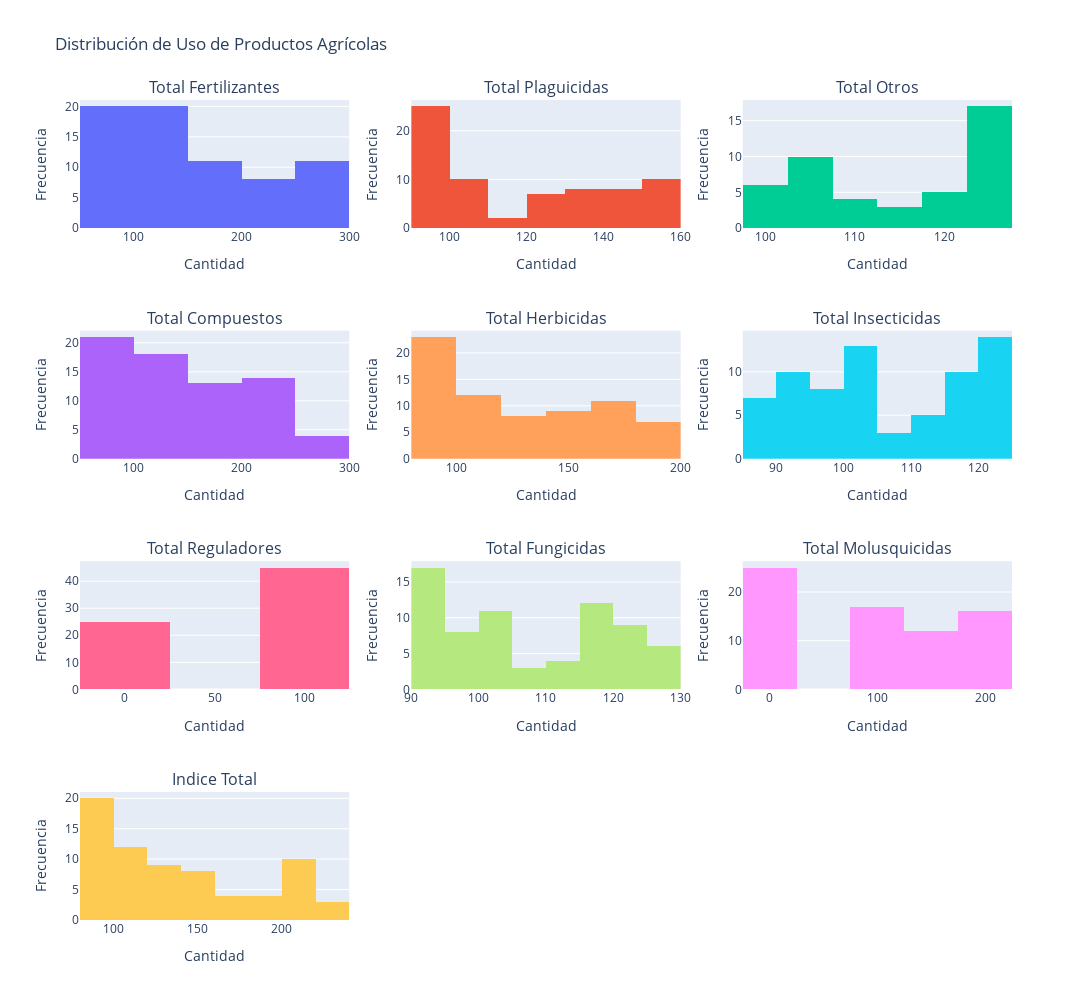

This figure's notebook cell:
### Code cell
fig = sp.make_subplots(
    rows=4, cols=3,
    subplot_titles=[
        "Total Fertilizantes", "Total Plaguicidas", "Total Otros",
        "Total Compuestos", "Total Herbicidas", "Total Insecticidas",
        "Total Reguladores", "Total Fungicidas", "Total Molusquicidas", "Indice Total"
    ]
)

variables = [
    ("total_fertilizantes", "Total Fertilizantes"),
    ("total_plaguicidas", "Total Plaguicidas"),
    ("total_otros", "Total Otros"),
    ("total_compuestos", "Total Compuestos"),
    ("total_herbicidas", "Total Herbicidas"),
    ("total_insecticidas", "Total Insecticidas"),
    ("total_reguladores", "Total Reguladores"),
    ("total_fungicidas", "Total Fungicidas"),
    ("total_molusquicidas", "Total Molusquicidas"),
    ("indice_total", "Indice Total")
]

for idx, (column, title) in enumerate(variables):
    row = idx // 3 + 1
    col = idx % 3 + 1
    fig.add_trace(go.Histogram(x=data2[column], name=title), row=row, col=col)

fig.update_layout(
    height=1000, width=1200,
    title_text="Distribución de Uso de Productos Agrícolas",
    showlegend=False
)
fig.update_xaxes(title_text="Cantidad")
fig.update_yaxes(title_text="Frecuencia")
fig.show()

### Figure 1 — Plotly figure (JSON) as saved in the notebook; plotly's stock layout.template omitted (floating-point values rounded to 4 significant figures)
{"data": [{"name": "Total Fertilizantes", "type": "histogram", "x": [90.36, 93.49, 95.59, 97.22, 97.27, 96.63, 97.08, 98.48, 99.11, 98.48, 98.25, 98.23, 97.77, 97.69, 97.34, 97.81, 102.9, 104.3, 104.1, 102.8, 101.2, 99.77, 98.51, 99, 99.49, 100, 101.9, 109.6, 115.9, 118.3, 121.7, 129.4, 141.6, 153.0, 160.2, 178.6, 200.7, 215.1, 222.1, 226.8, 257.9, 277, 277.1, 270.6, 265.3, 261.3, 259.4, 257.6, 256.8, 254.5, 252.5, 244.2, 237.5, 221.6, 209.1, 189.3, 176.3, 168.8, 163.1, 159.2, 155.7, 152.8, 150.5, 146.3, 142.3, 139.1, 139.8, 142.6, 143.6, 145.2], "xaxis": "x", "yaxis": "y"}, {"name": "Total Plaguicidas", "type": "histogram", "x": [91.24, 91.31, 91.29, 91.58, 91.85, 92.32, 92.75, 93.08, 93.19, 93.38, 93.36, 93.3, 93.5, 93.45, 93.6, 93.87, 95.96, 97.17, 97.97, 98.6, 98.31, 99.24, 99.49, 99.82, 99.92, 100, 100.2, 100.7, 101.4, 102.2, 103.0, 104.2, 105.5, 106.7, 108.0, 113.2, 117.8, 121.7, 127.2, 131.5, 137.7, 142.1, 145.0, 146.6, 147.9, 150.1, 151.2, 151.7, 152.8, 153.1, 153.8, 154.4, 154.2, 153.7, 151.1, 149.2, 146.3, 143.5, 140.8, 138.7, 137.5, 135.8, 134.3, 132.1, 130.7, 128.3, 127.3, 125.7, 124.4, 122.5], "xaxis": "x2", "yaxis": "y2"}, {"name": "Total Otros", "type": "histogram", "x": [null, null, null, null, null, null, null, null, null, null, null, null, null, null, null, null, null, null, null, null, null, null, null, null, null, 100, 100.4, 100.5, 101.3, 101.7, 102.2, 102.8, 103.3, 102.9, 103.9, 104.4, 105.0, 105.3, 106.0, 105.6, 107.1, 109.4, 109.7, 110.7, 112.3, 114.5, 115.4, 117.3, 117.7, 118.1, 120.3, 120.8, 122.2, 123.3, 125.5, 125.9, 126.5, 126.1, 125.4, 125.7, 125.9, 125.5, 125.7, 125.7, 125.8, 125.7, 125.7, 126.0, 125.3, 125.8], "xaxis": "x3", "yaxis": "y3"}, {"name": "Total Compuestos", "type": "histogram", "x": [89.41, 91.81, 93.68, 95.45, 95.77, 95.13, 95.22, 96.36, 97.2, 96.62, 96.49, 96.72, 96.45, 96.27, 96.29, 96.68, 101.7, 102.9, 102.5, 101.3, 99.79, 98.49, 97.99, 98.43, 99.23, 100, 101.8, 109, 114.7, 117.4, 120.6, 126.5, 138.1, 148.9, 154.9, 168.8, 188.1, 202.6, 209.0, 214.3, 241.4, 259.7, 258.8, 255.3, 253.2, 249.9, 249.7, 245.6, 245.7, 243.9, 242.7, 235.2, 230.3, 222.8, 211.9, 196.9, 184.5, 176.0, 169.8, 165.1, 160.4, 157.0, 154.8, 149.9, 146.1, 142.9, 144.8, 148.6, 150.3, 152.4], "xaxis": "x4", "yaxis": "y4"}, {"name": "Total Herbicidas", "type": "histogram", "x": [93.56, 93.51, 93.34, 93.51, 93.62, 93.92, 94.22, 94.5, 94.43, 94.6, 94.54, 94.49, 94.55, 94.28, 94.41, 94.71, 97.69, 98.6, 99.22, 99.39, 98.28, 99.81, 99.81, 100.0, 100.1, 100, 100.1, 100.7, 101.5, 102.7, 103.8, 106.0, 108.2, 110.1, 112.3, 121.8, 129.9, 136.3, 144.8, 151.4, 160.9, 167.9, 172.1, 174.2, 176.2, 179.3, 180.9, 180.8, 182.0, 182.0, 182.0, 182.4, 181.2, 179.5, 174.7, 171.4, 165.9, 161.4, 156.8, 153.2, 151.4, 148.6, 146.2, 142.8, 140.2, 136.4, 134.2, 130.6, 128.8, 126.6], "xaxis": "x5", "yaxis": "y5"}, {"name": "Total Insecticidas", "type": "histogram", "x": [87.04, 87.3, 87.43, 87.72, 88.23, 88.82, 89.67, 90.1, 90.53, 90.63, 90.72, 90.8, 91.37, 91.72, 91.91, 92.35, 93.61, 95.72, 96.39, 97.7, 98.49, 98.85, 99.3, 99.74, 99.77, 100, 100.3, 101.0, 101.4, 101.8, 102.2, 102.1, 102.2, 102.2, 102.4, 102.7, 103.1, 103.9, 106.1, 107.8, 109.8, 111.4, 112.6, 113.0, 113.6, 114.7, 115.2, 115.8, 116.6, 117.3, 118.9, 119.7, 120.7, 121.8, 122.8, 122.7, 122.9, 121.6, 121.9, 122.4, 122.2, 121.2, 120.8, 120.1, 119.6, 118.7, 119.3, 121.0, 120.0, 119.7], "xaxis": "x6", "yaxis": "y6"}, {"name": "Total Reguladores", "type": "histogram", "x": [0, 0, 0, 0, 0, 0, 0, 0, 0, 0, 0, 0, 0, 0, 0, 0, 0, 0, 0, 0, 0, 0, 0, 0, 0, 100, 100.1, 100.7, 101.3, 102.0, 102.7, 103.4, 103.6, 104.4, 104.4, 105.0, 106.3, 106.3, 107.2, 107.8, 109.1, 112.6, 112.4, 113.5, 113.4, 114.8, 115.5, 116.6, 117.1, 117.7, 118.4, 117.1, 118.5, 118.9, 119.8, 121.3, 122.6, 122.4, 122.8, 123.5, 123.6, 123.1, 124.3, 123.9, 123.9, 123.7, 123.5, 123.5, 123.3, 123.3], "xaxis": "x7", "yaxis": "y7"}, {"name": "Total Fungicidas", "type": "histogram", "x": [90.3, 90.47, 90.64, 91.24, 91.63, 92.42, 92.67, 93, 93.22, 93.53, 93.47, 93.24, 93.37, 93.38, 93.56, 93.52, 94.31, 95.27, 96.65, 97.66, 98.19, 98.24, 98.9, 99.32, 99.62, 100, 100.2, 100.7, 101.1, 101.6, 101.9, 102.4, 102.8, 103.4, 103.8, 104.3, 105.2, 106.6, 108.6, 110.1, 113.0, 114.2, 115.7, 117.1, 118.0, 119.1, 119.8, 121.6, 123.0, 123.5, 124.8, 125.5, 126.3, 127.0, 125.7, 125.3, 125.3, 125.0, 123.0, 121.8, 121.0, 120.9, 119.9, 118.9, 119.0, 117.7, 117.6, 116.9, 116.1, 113.9], "xaxis": "x8", "yaxis": "y8"}, {"name": "Total Molusquicidas", "type": "histogram", "x": [0, 0, 0, 0, 0, 0, 0, 0, 0, 0, 0, 0, 0, 0, 0, 0, 0, 0, 0, 0, 0, 0, 0, 0, 0, 100, 100.4, 103.3, 105.9, 101.2, 112.3, 110.7, 120.7, 109.5, 110.5, 112.9, 109.0, 107.8, 111.0, 109.8, 116.3, 122.3, 128.2, 129.1, 127.4, 127.4, 130.0, 130.9, 136.7, 136.5, 140.9, 144.7, 143.3, 168.9, 183.0, 183.0, 180.7, 192.9, 191.8, 187.7, 194.8, 194.7, 194.6, 195.8, 193.3, 196.0, 197.2, 196.5, 196.2, 199.8], "xaxis": "x9", "yaxis": "y9"}, {"name": "Indice Total", "type": "histogram", "x": [90.67, 92.72, 94.06, 95.22, 95.34, 95.09, 95.54, 96.56, 97.01, 96.66, 96.51, 96.47, 96.25, 96.18, 96.01, 96.41, 100.4, 101.7, 101.9, 101.3, 100.2, 99.58, 98.86, 99.29, 99.64, 100, 101.2, 106.0, 110.1, 111.9, 114.2, 119.3, 127.1, 134.4, 139.3, 152.4, 167.5, 177.7, 184.1, 188.6, 209.8, 222.9, 224.2, 220.9, 218.3, 216.8, 216.1, 215.2, 215.1, 213.9, 212.9, 208.2, 204.1, 194.4, 185.9, 173.2, 164.2, 158.7, 154.1, 150.9, 148.4, 146.0, 144.0, 140.6, 137.6, 134.8, 134.8, 135.8, 135.9, 136.2], "xaxis": "x10", "yaxis": "y10"}], "layout": {"annotations": [{"font": {"size": 16}, "showarrow": false, "text": "Total Fertilizantes", "x": 0.1444, "xanchor": "center", "xref": "paper", "y": 1, "yanchor": "bottom", "yref": "paper"}, {"font": {"size": 16}, "showarrow": false, "text": "Total Plaguicidas", "x": 0.5, "xanchor": "center", "xref": "paper", "y": 1, "yanchor": "bottom", "yref": "paper"}, {"font": {"size": 16}, "showarrow": false, "text": "Total Otros", "x": 0.8556, "xanchor": "center", "xref": "paper", "y": 1, "yanchor": "bottom", "yref": "paper"}, {"font": {"size": 16}, "showarrow": false, "text": "Total Compuestos", "x": 0.1444, "xanchor": "center", "xref": "paper", "y": 0.7188, "yanchor": "bottom", "yref": "paper"}, {"font": {"size": 16}, "showarrow": false, "text": "Total Herbicidas", "x": 0.5, "xanchor": "center", "xref": "paper", "y": 0.7188, "yanchor": "bottom", "yref": "paper"}, {"font": {"size": 16}, "showarrow": false, "text": "Total Insecticidas", "x": 0.8556, "xanchor": "center", "xref": "paper", "y": 0.7188, "yanchor": "bottom", "yref": "paper"}, {"font": {"size": 16}, "showarrow": false, "text": "Total Reguladores", "x": 0.1444, "xanchor": "center", "xref": "paper", "y": 0.4375, "yanchor": "bottom", "yref": "paper"}, {"font": {"size": 16}, "showarrow": false, "text": "Total Fungicidas", "x": 0.5, "xanchor": "center", "xref": "paper", "y": 0.4375, "yanchor": "bottom", "yref": "paper"}, {"font": {"size": 16}, "showarrow": false, "text": "Total Molusquicidas", "x": 0.8556, "xanchor": "center", "xref": "paper", "y": 0.4375, "yanchor": "bottom", "yref": "paper"}, {"font": {"size": 16}, "showarrow": false, "text": "Indice Total", "x": 0.1444, "xanchor": "center", "xref": "paper", "y": 0.1562, "yanchor": "bottom", "yref": "paper"}], "height": 1000, "showlegend": false, "title": {"text": "Distribución de Uso de Productos Agrícolas"}, "width": 1200, "xaxis": {"anchor": "y", "autorange": true, "domain": [0, 0.2889], "range": [50, 300], "title": {"text": "Cantidad"}, "type": "linear"}, "xaxis10": {"anchor": "y10", "autorange": true, "domain": [0, 0.2889], "range": [80, 240], "title": {"text": "Cantidad"}, "type": "linear"}, "xaxis11": {"anchor": "y11", "domain": [0.3556, 0.6444], "title": {"text": "Cantidad"}}, "xaxis12": {"anchor": "y12", "domain": [0.7111, 1], "title": {"text": "Cantidad"}}, "xaxis2": {"anchor": "y2", "autorange": true, "domain": [0.3556, 0.6444], "range": [90, 160], "title": {"text": "Cantidad"}, "type": "linear"}, "xaxis3": {"anchor": "y3", "autorange": true, "domain": [0.7111, 1], "range": [97.5, 127.5], "title": {"text": "Cantidad"}, "type": "linear"}, "xaxis4": {"anchor": "y4", "autorange": true, "domain": [0, 0.2889], "range": [50, 300], "title": {"text": "Cantidad"}, "type": "linear"}, "xaxis5": {"anchor": "y5", "autorange": true, "domain": [0.3556, 0.6444], "range": [80, 200], "title": {"text": "Cantidad"}, "type": "linear"}, "xaxis6": {"anchor": "y6", "autorange": true, "domain": [0.7111, 1], "range": [85, 125], "title": {"text": "Cantidad"}, "type": "linear"}, "xaxis7": {"anchor": "y7", "autorange": true, "domain": [0, 0.2889], "range": [-25, 125], "title": {"text": "Cantidad"}, "type": "linear"}, "xaxis8": {"anchor": "y8", "autorange": true, "domain": [0.3556, 0.6444], "range": [90, 130], "title": {"text": "Cantidad"}, "type": "linear"}, "xaxis9": {"anchor": "y9", "autorange": true, "domain": [0.7111, 1], "range": [-25, 225], "title": {"text": "Cantidad"}, "type": "linear"}, "yaxis": {"anchor": "x", "autorange": true, "domain": [0.8438, 1], "range": [0, 21.05], "title": {"text": "Frecuencia"}}, "yaxis10": {"anchor": "x10", "autorange": true, "domain": [0, 0.1562], "range": [0, 21.05], "title": {"text": "Frecuencia"}}, "yaxis11": {"anchor": "x11", "domain": [0, 0.1562], "title": {"text": "Frecuencia"}}, "yaxis12": {"anchor": "x12", "domain": [0, 0.1562], "title": {"text": "Frecuencia"}}, "yaxis2": {"anchor": "x2", "autorange": true, "domain": [0.8438, 1], "range": [0, 26.32], "title": {"text": "Frecuencia"}}, "yaxis3": {"anchor": "x3", "autorange": true, "domain": [0.8438, 1], "range": [0, 17.89], "title": {"text": "Frecuencia"}}, "yaxis4": {"anchor": "x4", "autorange": true, "domain": [0.5625, 0.7188], "range": [0, 22.11], "title": {"text": "Frecuencia"}}, "yaxis5": {"anchor": "x5", "autorange": true, "domain": [0.5625, 0.7188], "range": [0, 24.21], "title": {"text": "Frecuencia"}}, "yaxis6": {"anchor": "x6", "autorange": true, "domain": [0.5625, 0.7188], "range": [0, 14.74], "title": {"text": "Frecuencia"}}, "yaxis7": {"anchor": "x7", "autorange": true, "domain": [0.2812, 0.4375], "range": [0, 47.37], "title": {"text": "Frecuencia"}}, "yaxis8": {"anchor": "x8", "autorange": true, "domain": [0.2812, 0.4375], "range": [0, 17.89], "title": {"text": "Frecuencia"}}, "yaxis9": {"anchor": "x9", "autorange": true, "domain": [0.2812, 0.4375], "range": [0, 26.32], "title": {"text": "Frecuencia"}}}}
